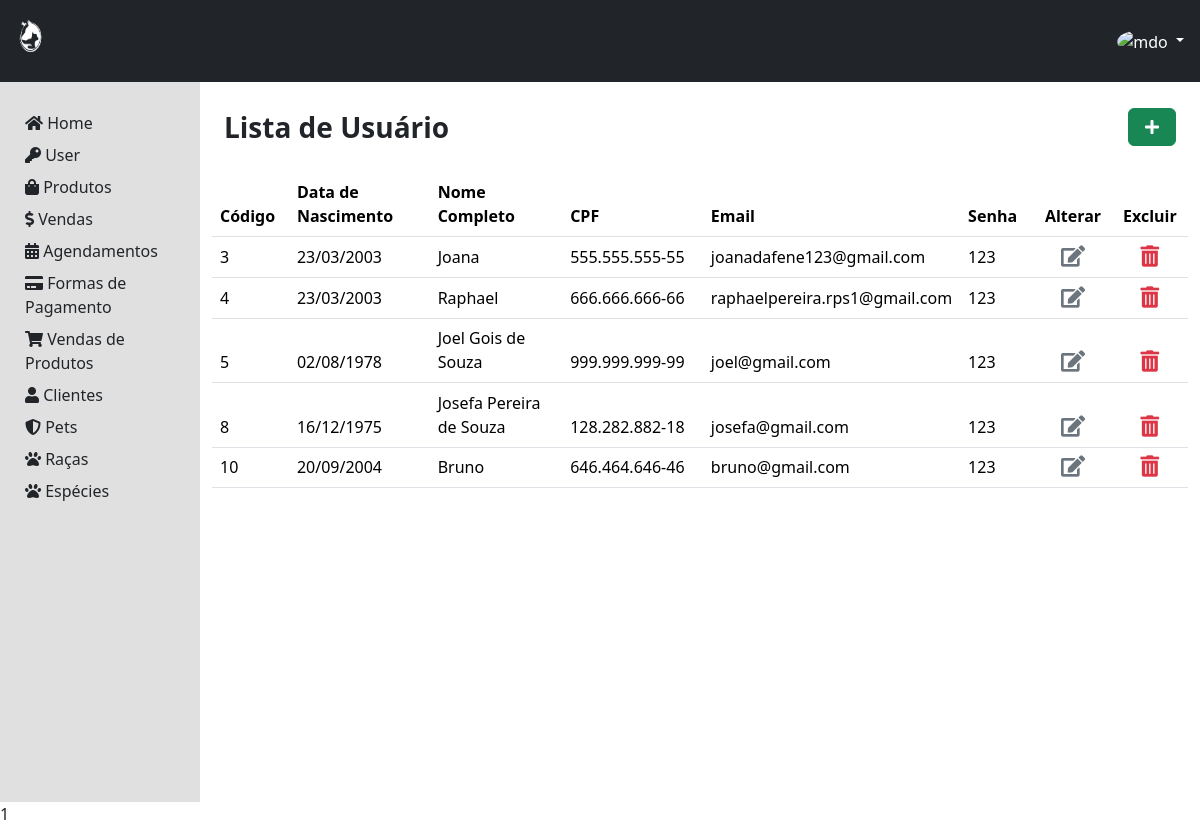
Page /area-admin/user/index.php on the committed database.
### tables this page shows
CREATE TABLE `tbadm` (
  `codAdm` int(11) NOT NULL,
  `nomeAdm` varchar(100) NOT NULL,
  `cpfAdm` char(14) NOT NULL,
  `emailAdm` varchar(100) NOT NULL,
  `dataNascAdm` date NOT NULL,
  `passwordAdm` varchar(20) NOT NULL,
  `imgAdm` varchar(50) NOT NULL,
  `tokenAdm` varchar(30) NOT NULL
);

### dao/AdmDao.php (called while the page is built, shortened)
<?php
    class AdmDao {
        public static function selectAll () {
            $conexao = Conexao::conectar();
            $query = "SELECT * FROM tbadm";
            $stmt = $conexao->prepare($query);
            $stmt->execute();
            return $stmt->fetchAll();
        }
    }
?>

### area-admin/user/index.php (the view, shortened to what this page needs)
<?php
  require_once '../../dao/admDao.php';
  $adms = AdmDao::selectAll();
?>
<!DOCTYPE html>
<html lang="pt-br">
<head>
  <link href="https://cdn.jsdelivr.net/npm/bootstrap@5.3.2/dist/css/bootstrap.min.css" rel="stylesheet">
  <link rel="stylesheet" href="https://use.fontawesome.com/releases/v5.3.1/css/all.css">
  <link rel="stylesheet" href="css/style.css">
</head>
<body style="justify-content: center; align-items: center; height: 100vh ">
  <?php
    include('./../../componentes/header-adm.php');
  ?>
  <div class="container-fluid" style="height: 90vh">
    <div class="row h-100">
    <?php
      include('./../../componentes/menu-adm.php');
      ?>
      <div class="col-md-10  p-4 borber">
        <div class="row align-items-center mb-4">
          <div class="col fs-3 fw-semibold">
            Lista de Usuário
          </div>
          <div class="col text-end ">
            <a class="btn btn-success px-3" role="button" aria-disabled="true" href="register.php"><i
                class="fas fa-plus" aria-hidden="true"></i></a>
          </div>
        </div>
        <div class=" row">
          <table class="table table-hover">
            <thead>
              <tr>
                <th class="col-md-1">Código</th>
                <th class="col-md-2">Data de Nascimento </th>
                <th class="col-md-2">Nome Completo</th>
                <th class="col-md-2">CPF</th>
                <th class="col-md-2">Email</th>
                <th class="col-md-1">Senha</th>
                <th class="text-center col-md-1">Alterar</th>
                <th class="text-center col-md-1">Excluir</th>
              </tr>
              <?php foreach($adms as $adm) { ?>
              <tr>
                <td><?=$adm[0]?></td>
                <td><?= date ('d/m/Y', strtotime ($adm[4])); ?></td>
                <td><?=$adm[1]?></td>
                <td><?=$adm[2]?></td>
                <td><?=$adm[3]?></td>
                <td><?=$adm[5]?></td>
                <td class="text-center">
                  <form action="process.php" method="POST">
                    <button type="submit" class="dropdown-item" ><i
                        class="fas fa-edit fa-lg text-secondary"></i>
                    </button>
                  </form>
                </td>
                <td class="text-center ">
                  <a class="dropdown-item" onclick="modalRemover(<?=$adm[0]?>,'codDeletar')">
                    <i class="fas fa-trash-alt fa-lg text-danger"></i>
                  </a>
                </td>
              <tr>
              <?php } ?>
            </thead>
          </table>
        </div>
      </div>
    </div>
  </div>
  <?= require './../../componentes/modal.php'?>
</body>
</html>

### css/style.css (style rules this page uses)
a { position: relative; text-decoration: none; }

### rows in the picture
tbadm: codAdm "3", dataNascAdm "23/03/2003", nomeAdm "Joana", cpfAdm "555.555.555-55", emailAdm "joanadafene123@gmail.com", passwordAdm "123"
tbadm: codAdm "4", dataNascAdm "23/03/2003", nomeAdm "Raphael", cpfAdm "666.666.666-66", emailAdm "raphaelpereira.rps1@gmail.com", passwordAdm "123"
tbadm: codAdm "5", dataNascAdm "02/08/1978", nomeAdm "Joel Gois de Souza", cpfAdm "999.999.999-99", emailAdm "joel@gmail.com", passwordAdm "123"
tbadm: codAdm "8", dataNascAdm "16/12/1975", nomeAdm "Josefa Pereira de Souza", cpfAdm "128.282.882-18", emailAdm "josefa@gmail.com", passwordAdm "123"
tbadm: codAdm "10", dataNascAdm "20/09/2004", nomeAdm "Bruno", cpfAdm "646.464.646-46", emailAdm "bruno@gmail.com", passwordAdm "123"

### other values in the picture
require './../../componentes/modal.php' "1"
